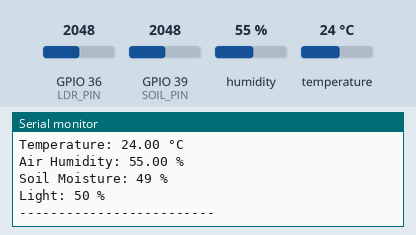
A sketch run on a simulated ESP32. Parts: the last lines printed to the serial monitor. The test bench sets the inputs (shaded band); at power-on: humidity 55 %, GPIO 36 (LDR_PIN) = 2048, GPIO 39 (SOIL_PIN) = 2048, temperature 24 °C. WiFi joins after 1.5 s; servers stay silent unless stated; uploads are accepted with an empty reply.

Above: at 2.7 s.
2.8 s: humidity set to 22 %
8.6 s: GPIO 36 (LDR_PIN) set to 2866
At 13.4 s:
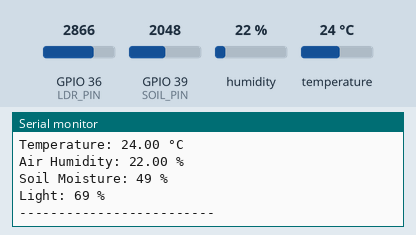
14.4 s: GPIO 39 (SOIL_PIN) set to 2866
At 17.6 s:
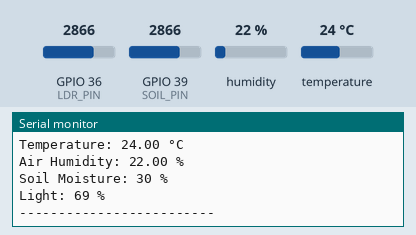
20.2 s: temperature set to 12 °C
26.0 s: GPIO 36 (LDR_PIN) set to 3972
At 28.7 s:
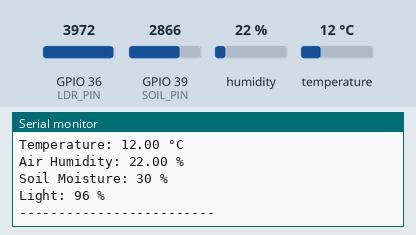
31.8 s: GPIO 39 (SOIL_PIN) set to 3972
At 34.1 s:
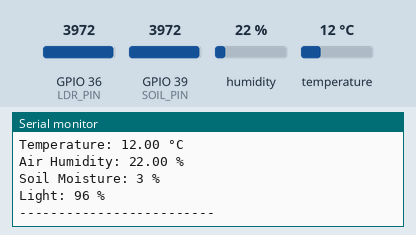
Timing chart, 0 to 35.6 s (numbered marks = the images above; inputs shaded):
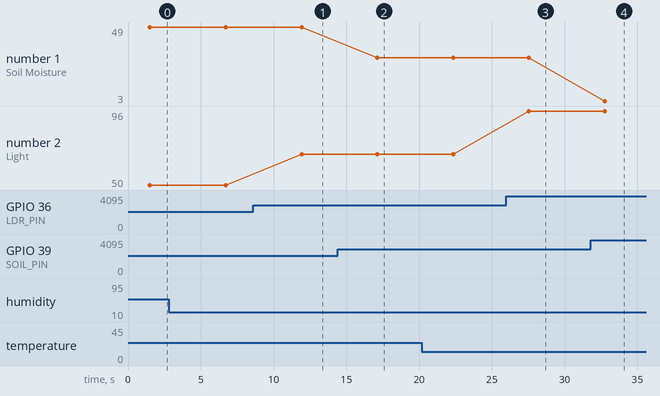

Measured:
- after the input at 8.6 s, the serial monitor: prints a new line after 3.3 s (image 1)
- after the input at 14.4 s, the serial monitor: prints a new line after 2.7 s (image 2)
- after the input at 26.0 s, the serial monitor: prints a new line after 1.6 s (image 3)
- after the input at 31.8 s, the serial monitor: prints a new line after 0.96 s (image 4)
- plotted number 1: 49 → 30 after the input at 14.4 s, 30 → 3 after the input at 31.8 s
- plotted number 2: 50 → 69 after the input at 8.6 s, 69 → 96 after the input at 26.0 s

The sketch:

WEATHER_PROJECT_DONT_DELETE.ino
```cpp
#include <WiFi.h>
#include <HTTPClient.h>
#include <DHT.h>

const char* ssid = "Starlink";
const char* password = "vtuz8183";
const char* serverUrl = "http://10.113.10.221:8000/api/weather/create";

#define DHTPIN 33
#define DHTTYPE DHT22
DHT dht(DHTPIN, DHTTYPE);

#define SOIL_PIN 39
#define LDR_PIN 36

void setup() {
  Serial.begin(115200);
  dht.begin();
  WiFi.begin(ssid, password);
  while (WiFi.status() != WL_CONNECTED) {
    delay(500);
  }
}

void loop() {
  float temperature = dht.readTemperature();
  float humidityAir = dht.readHumidity();

  int soilValue = analogRead(SOIL_PIN);
  int humidityGround = map(soilValue, 4095, 0, 0, 100);
  humidityGround = constrain(humidityGround, 0, 100);

  int ldrValue = analogRead(LDR_PIN);
  int light = map(ldrValue, 0, 4095, 0, 100);
  light = constrain(light, 0, 100);

  Serial.print("Temperature: "); Serial.print(temperature); Serial.println(" °C");
  Serial.print("Air Humidity: "); Serial.print(humidityAir); Serial.println(" %");
  Serial.print("Soil Moisture: "); Serial.print(humidityGround); Serial.println(" %");
  Serial.print("Light: "); Serial.print(light); Serial.println(" %");
  Serial.println("-------------------------");

  if (WiFi.status() == WL_CONNECTED) {
    HTTPClient http;
    http.begin(serverUrl);
    http.addHeader("Content-Type", "application/json");
    http.addHeader("X-Mikro-Key", "La7f9tq9yviCbiH5jc7zuhv5AcMYdhjB");

    String jsonPayload = "{";
    jsonPayload += "\"temperature\":" + String(temperature) + ",";
    jsonPayload += "\"humidity_air\":" + String(humidityAir) + ",";
    jsonPayload += "\"humidity_ground\":" + String(humidityGround) + ",";
    jsonPayload += "\"light\":" + String(light);
    jsonPayload += "}";

    http.POST(jsonPayload);
    http.end();
  }

  delay(5000);
}
```
